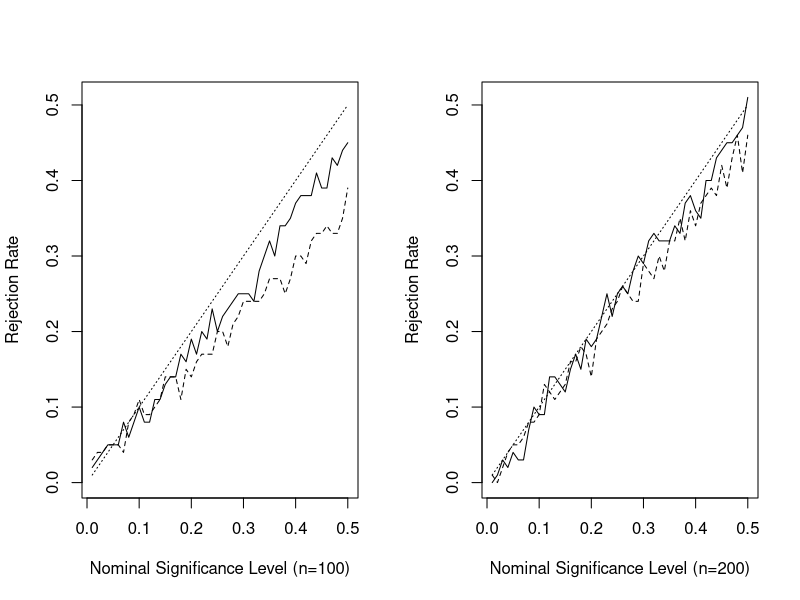

Reproduce this figure in R.
# From the intermediate results to the entries in Figure B.17.

figureB17 = read.csv("InterResult//FigureB17//figureB17.csv", skip = 1, header = FALSE)

pv=as.matrix(figureB17[1])
cvm100=as.matrix(figureB17[2])
ks100=as.matrix(figureB17[3])
cvm200=as.matrix(figureB17[4])
ks200=as.matrix(figureB17[5])

ymaxi=max(figureB17)
ymini=min(figureB17)

postscript("results/figureB17.eps", width = 12, height = 5,  
           horizontal = FALSE, paper = "special")

par(mfrow=c(1,2))
# Left panel of Figure B.17
plot(pv,cvm100,type="l",xlim=c(0.01,0.5),ylim=c(ymini,ymaxi),xlab="Nominal Significance Level (n=100)",ylab="Rejection Rate")
lines(pv,ks100,lty=2)
lines(pv,pv,lty=3)
# Right panel of Figure B.17
plot(pv,cvm200,type="l",xlim=c(0.01,0.5),ylim=c(ymini,ymaxi),xlab="Nominal Significance Level (n=200)",ylab="Rejection Rate")
lines(pv,ks200,lty=2)
lines(pv,pv,lty=3)

dev.off()
